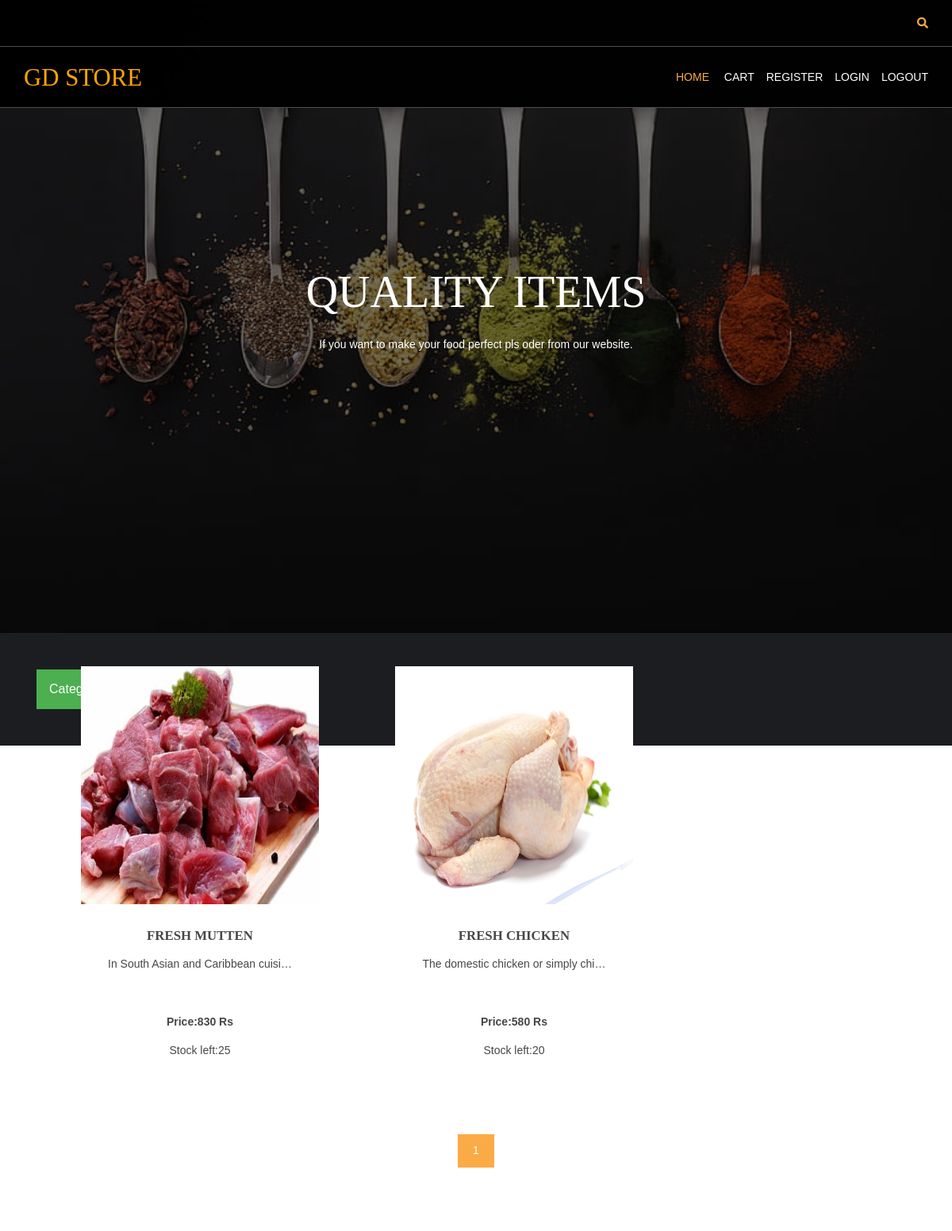
Page /chicken/ on the committed database.
### shop/models.py (models this page shows, shortened)
class products(models.Model):
    name = models.CharField(max_length=100, unique=True)
    slug = models.SlugField(max_length=100, unique=True)
    img = models.ImageField(upload_to='product')
    desc = models.TextField()
    stock = models.IntegerField()
    available = models.BooleanField()
    price = models.IntegerField()
    category=models.ForeignKey(categ,on_delete=models.CASCADE)
    def get_url(self):
        return reverse('details', args=[self.category.slug, self.slug])

### shop/views.py (the view)
# urls.py: 2. Add a URL to urlpatterns:  path('', views.home, name='home')
def home(request,c_slug=None):
    c_page=None
    prodt=None
    if c_slug!=None:
        c_page=get_object_or_404(categ,slug=c_slug)
        prodt=products.objects.filter(category=c_page,available=True)
    else:
        prodt=products.objects.all().filter(available=True)
    cat=categ.objects.all()
    paginator=Paginator(prodt,6)
    try:
        page=int(request.GET.get('page','1'))
    except:
        page=1
    try:
        pro=paginator.page(page)
    except(EmptyPage,InvalidPage):
        pro=paginator.page(paginator.num_pages)
    return render(request,"index.html",{'pr':prodt,"ct":cat,'pg':pro})

### cart/context_processor.py (called while the page is built)
def count(request):
    item_count=0
    if 'admin' in request.path:
        return {}
    else:
        try:
            ct=cartlist.objects.filter(cart_id=c_id(request))
            cti=items.objects.all().filter(cart=ct[:1])
            for c in cti:
                item_count += c.quan
        except cartlist.DoesNotExist:
            item_count=0
        return dict(itc=item_count)

### cart/views.py (called while the page is built)
def c_id(request):
    ct_id=request.session.session_key
    if not ct_id:
        ct_id=request.session.create()
    return ct_id

### shop/models.py (called while the page is built)
    def get_url(self):
        return reverse('prod_cat',args=[self.slug])

### templates/index.html (shortened to what this page needs)
{% extends 'base.html' %}
{% load static %}
{% block content %}
<html lang="">
<head>
<link href="{% static 'hm/layout/styles/layout.css' %}" rel="stylesheet" type="text/css" media="all">
</head>
<body id="top">
<div class="bgded overlay" style="background-image:url({% static 'hm/images/demo/backgrounds/bg.jpg' %});">
  <div id="pageintro" class="hoc clear">
    <article>
      <h3 class="heading">QUALITY ITEMS</h3>
      <p>If you want to make your food perfect pls oder from our website.</p>
    </article>
  </div>
</div>
<div class="dropdown">
  <button class="dropbtn">Categories</button>
</div>
<div class="wrapper row3">
  <main class="hoc container clear">
    <section id="introblocks">
      <ul class="nospace group btmspace-80">
        {% for i in pg.object_list %}
        <li class="one_third">
          <figure><a class="imgover" href="{{i.get_url}}"><img src="{{i.img.url}}" alt="" style="height:300;width:300";></a>
            <figcaption>
              <h6 class="heading">{{i.name}}</h6>
              <p>{{i.desc|truncatechars:35}}</p><br>
              <p><b>Price:{{i.price}} Rs</b></p>
              <p>Stock left:{{i.stock}}</p>
            </figcaption>
          </figure>
        </li>
        {% endfor %}
      </ul>
    </section>
    <center>
      {% for p in pg.paginator.page_range %}
      <a href="?page={{p}}" class="btn btn-light btn-sm {% if pg_number == p %} active {% endif %}">{{p}}</a>
      {% endfor %}
    </center>
  </main>
</div>
</body>
</html>
{% endblock %}

### static/hm/layout/styles/layout.css (style rules this page uses)
#pageintro { padding:200px 0 300px; }
#pageintro article, #pageintro article p { display:block; max-width:75%; margin:0 auto; text-align:center; }
#pageintro article p { max-width:65%; line-height:2rem; }
#pageintro .heading { margin-bottom:20px; font-size:4rem; }
.container { padding:80px 0; }
#introblocks { display:block; position:relative; margin:-180px 0 0 0; z-index:1; text-align:center; }
#introblocks figure figcaption { display:block; padding:30px 0 0 0; text-align:center; }
#introblocks figure figcaption .heading { font-size:1.2rem; font-weight:700; margin-bottom:0; }
*, *::before, *::after { transition:all .3s ease-in-out; }
body { color:#A5A6AA; background-color:#1C1D21; }
a { color:#FBAB45; }
.overlay { color:#FFFFFF; background-color:inherit; }
.overlay::after { color:inherit; background-color:rgba(0,0,0,.55); }
.btn, .btn.inverse:hover { color:#FFFFFF; background-color:#FBAB45; border-color:#FBAB45; }
.imgover, .imgover:hover::after { color:#FFFFFF; }
.row3 { color:#474747; background-color:#FFFFFF; }
#pageintro { color:#FFFFFF; }
@media screen and (min-width:1140px) { .hoc { max-width:1140px; } }

### static/hm/layout/styles/framework.css (style rules this page uses)
html { overflow-y:scroll; overflow-x:hidden; }
html, body { margin:0; padding:0; font-size:14px; line-height:1.6em; }
*, *::before, *::after { box-sizing:border-box; }
.nospace { margin:0; padding:0; list-style:none; }
.overlay { position:relative; z-index:1; }
.overlay::after { display:block; position:absolute; top:0; left:0; width:100%; height:100%; content:""; z-index:-1; }
.bgded { background-position:top center; background-repeat:no-repeat; background-size:cover; }
.btn { display:inline-block; padding:8px 18px 10px; text-transform:uppercase; border:1px solid; }
.clear, .group { display:block; }
.clear::before, .clear::after, .group::before, .group::after { display:table; content:""; }
.clear, .clear::after, .group, .group::after { clear:both; }
a { outline:none; text-decoration:none; }
img { width:auto; max-width:100%; height:auto; margin:0; padding:0; border:none; line-height:normal; vertical-align:middle; }
.imgover { display:inline-block; position:relative; max-width:100%; }
.imgover::before, .imgover::after { display:block; position:absolute; content:""; text-align:center; opacity:0; }
.imgover::before { top:0; right:0; bottom:0; left:0; }
.imgover::after { top:50%; left:50%; width:50px; height:50px; line-height:50px; margin:-25px 0 0 -25px; font-family:"Font Awesome\ 5 Free"; font-weight:900; content:"\f067"; font-size:28px; }
body, input, textarea, select { font-family:Verdana, Geneva, sans-serif; }
h1, h2, h3, h4, h5, h6, .heading { font-family:Georgia, "Times New Roman", Times, serif; }
label, input, textarea, select, button { display:block; resize:none; outline:none; color:inherit; font-size:inherit; font-family:inherit; vertical-align:middle; }
::placeholder { opacity:1; }
h1, h2, h3, h4, h5, h6, .heading { margin:0 0 20px 0; font-size:1.4rem; line-height:normal; font-weight:normal; text-transform:uppercase; }
.wrapper { display:block; position:relative; width:100%; margin:0; padding:0; text-align:left; word-wrap:break-word; }
.hoc { display:block; margin:0 auto; }
address, article, aside, figcaption, figure, footer, header, main, nav, section { display:block; margin:0; padding:0; }
.one_half, .one_third, .two_third, .one_quarter, .two_quarter, .three_quarter { display:inline-block; float:left; margin:0 0 0 4.21052%; list-style:none; }
.one_third { width:30.52631%; }
.btmspace-80 { margin-bottom:80px; }

### templates/index.html (style rules this page uses)
.dropbtn { background-color: #4CAF50; color: white; padding: 16px; font-size: 16px; border: none; cursor: pointer; }
.dropdown { position: relative; display: inline-block; padding: 46px; }

### rows in the picture
products: img (picture), name "FRESH MUTTEN", desc "In South Asian and Caribbean cuisi…", price "830", stock "25"
products: img (picture), name "FRESH CHICKEN", desc "The domestic chicken or simply chi…", price "580", stock "20"

### other values in the picture
{{ p }} "1"
